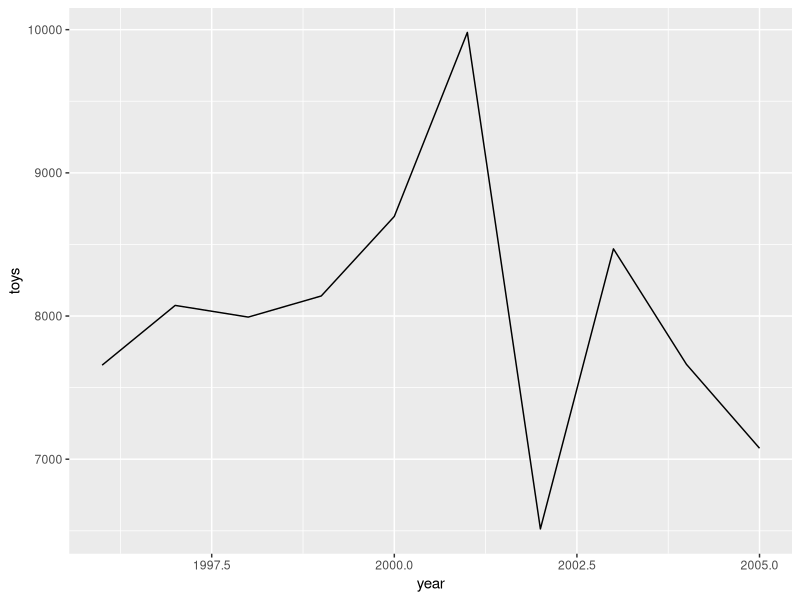
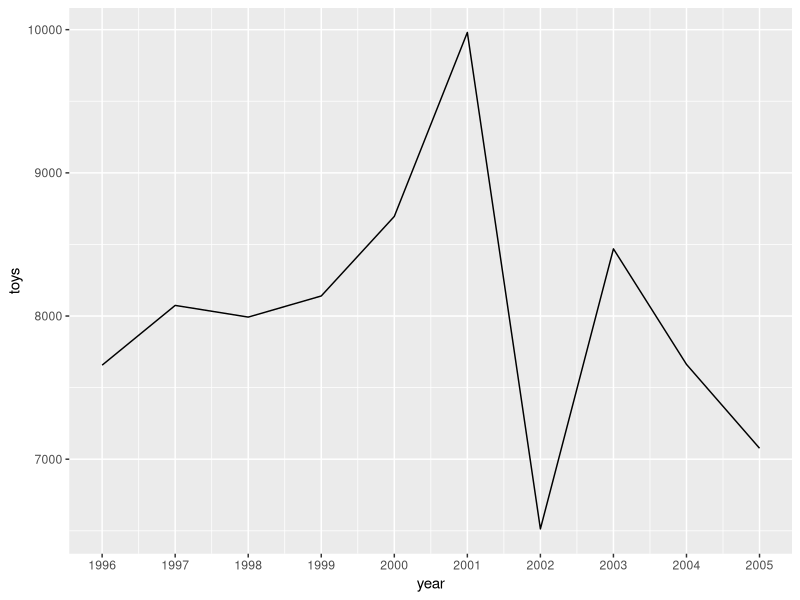
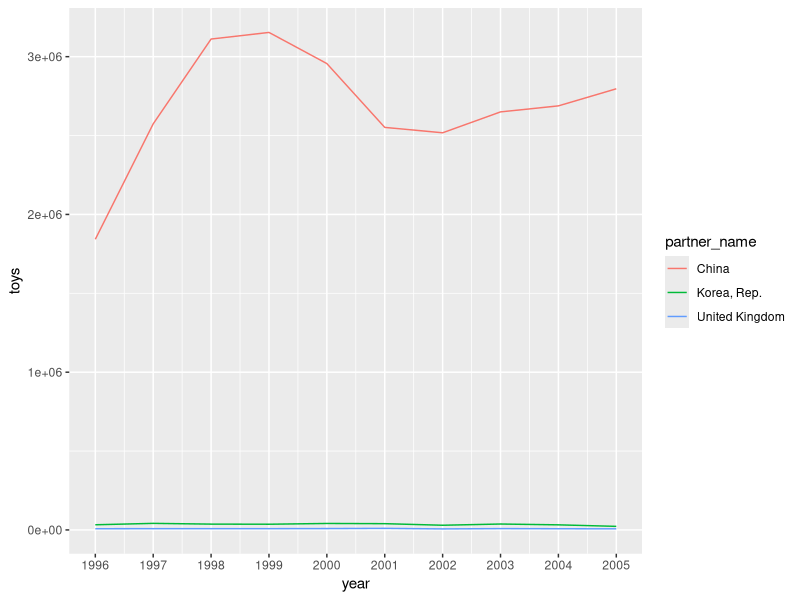
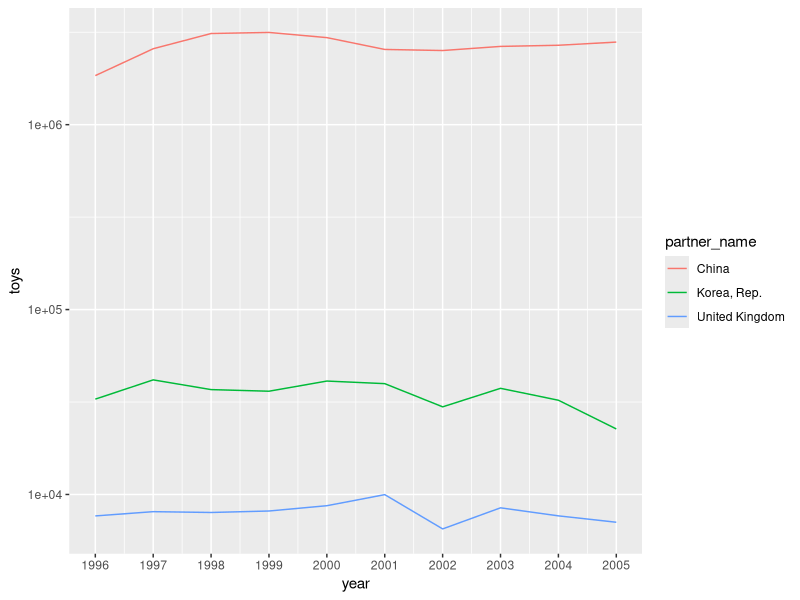
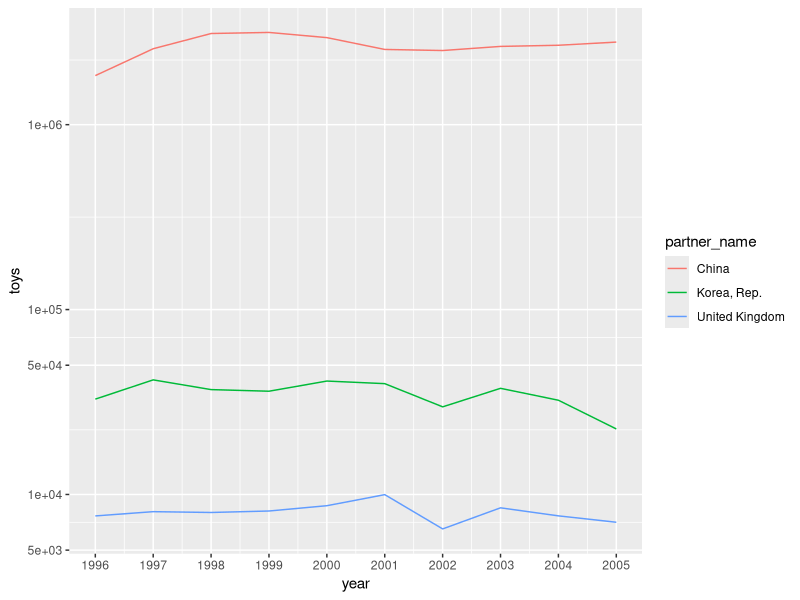

R code for these plots, in order:
library(ggplot2)
library(tidyverse)

toyimports = read.csv('data/toyimports.csv')

head(toyimports)

# filter by partner name
uk_toys = toyimports %>%
  filter(partner_name == 'United Kingdom')

head(uk_toys, 10)

#  sum up imports across all different categories
uk_toys_total = uk_toys %>%
  group_by(year) %>%
  summarize(toys = sum(US_report_import))


# Plot the resut over time in a line graph
ggplot(uk_toys_total) + 
  geom_line(aes(x=year, y=toys))

# The x axis is a bit goofy.  Let's manually tell ggplot
# where to put the axis ticks.
ggplot(uk_toys_total) + 
  geom_line(aes(x=year, y=toys)) +
  scale_x_continuous(breaks = 1996:2005)


# Let's look at three countries
country_list = c('China', 'Korea, Rep.', 'United Kingdom')

combined_toys = toyimports %>%
  filter(partner_name %in% country_list) %>%
  group_by(year, partner_name) %>%
  summarize(toys = sum(US_report_import))

combined_toys


# Plot all three as line graphs
ggplot(combined_toys) + 
  geom_line(aes(x=year, y=toys, color=partner_name)) +
  scale_x_continuous(breaks = 1996:2005)

# this plot fails because the three time series are on a
# a very different scale.
# The solution: a logarithmic scale for the y axis
ggplot(combined_toys) + 
  geom_line(aes(x=year, y=toys, color=partner_name)) +
  scale_x_continuous(breaks = 1996:2005) +
  scale_y_log10()

# using a y axis with ticks at specific values
ggplot(combined_toys) + 
  geom_line(aes(x=year, y=toys, color=partner_name)) +
  scale_x_continuous(breaks = 1996:2005) +
  scale_y_log10(breaks = c(5000, 10000, 50000, 1e5, 1e6, 5e6))